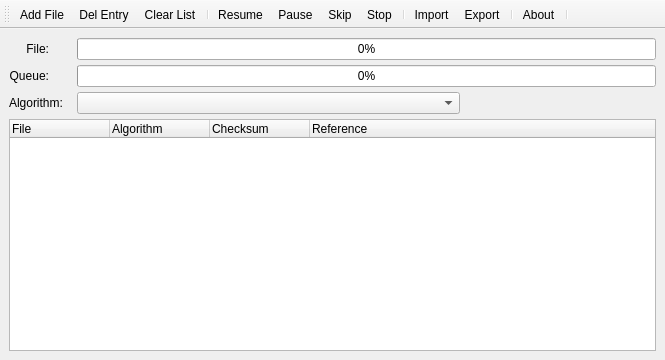
<?xml version="1.0" encoding="UTF-8"?>
<ui version="4.0">
 <class>MainWindow</class>
 <widget class="QMainWindow" name="MainWindow">
  <property name="geometry">
   <rect>
    <x>0</x>
    <y>0</y>
    <width>665</width>
    <height>360</height>
   </rect>
  </property>
  <property name="windowTitle">
   <string>Hash Check</string>
  </property>
  <widget class="QWidget" name="centralwidget">
   <layout class="QHBoxLayout" name="horizontalLayout">
    <item>
     <layout class="QGridLayout" name="gridLayout">
      <property name="horizontalSpacing">
       <number>10</number>
      </property>
      <property name="verticalSpacing">
       <number>5</number>
      </property>
      <item row="2" column="0">
       <widget class="QLabel" name="labelQueue">
        <property name="sizePolicy">
         <sizepolicy hsizetype="Fixed" vsizetype="Preferred">
          <horstretch>0</horstretch>
          <verstretch>0</verstretch>
         </sizepolicy>
        </property>
        <property name="minimumSize">
         <size>
          <width>40</width>
          <height>0</height>
         </size>
        </property>
        <property name="text">
         <string>Queue:</string>
        </property>
        <property name="alignment">
         <set>Qt::AlignRight|Qt::AlignTrailing|Qt::AlignVCenter</set>
        </property>
       </widget>
      </item>
      <item row="0" column="0">
       <widget class="QLabel" name="labelFile">
        <property name="sizePolicy">
         <sizepolicy hsizetype="Fixed" vsizetype="Preferred">
          <horstretch>0</horstretch>
          <verstretch>0</verstretch>
         </sizepolicy>
        </property>
        <property name="minimumSize">
         <size>
          <width>40</width>
          <height>0</height>
         </size>
        </property>
        <property name="text">
         <string>File:</string>
        </property>
        <property name="alignment">
         <set>Qt::AlignRight|Qt::AlignTrailing|Qt::AlignVCenter</set>
        </property>
       </widget>
      </item>
      <item row="3" column="3">
       <spacer name="verticalSpacer">
        <property name="orientation">
         <enum>Qt::Vertical</enum>
        </property>
        <property name="sizeType">
         <enum>QSizePolicy::Fixed</enum>
        </property>
        <property name="sizeHint" stdset="0">
         <size>
          <width>20</width>
          <height>5</height>
         </size>
        </property>
       </spacer>
      </item>
      <item row="2" column="1" colspan="3">
       <widget class="QProgressBar" name="progressBarQueue">
        <property name="minimumSize">
         <size>
          <width>0</width>
          <height>22</height>
         </size>
        </property>
        <property name="value">
         <number>0</number>
        </property>
        <property name="alignment">
         <set>Qt::AlignCenter</set>
        </property>
       </widget>
      </item>
      <item row="0" column="1" colspan="3">
       <widget class="QProgressBar" name="progressBar">
        <property name="minimumSize">
         <size>
          <width>0</width>
          <height>22</height>
         </size>
        </property>
        <property name="value">
         <number>0</number>
        </property>
        <property name="alignment">
         <set>Qt::AlignCenter</set>
        </property>
       </widget>
      </item>
      <item row="3" column="0">
       <widget class="QLabel" name="labelAlgorithm">
        <property name="text">
         <string>Algorithm: </string>
        </property>
       </widget>
      </item>
      <item row="3" column="1" colspan="2">
       <widget class="QComboBox" name="comboBox">
        <property name="minimumSize">
         <size>
          <width>120</width>
          <height>22</height>
         </size>
        </property>
        <property name="layoutDirection">
         <enum>Qt::LeftToRight</enum>
        </property>
       </widget>
      </item>
      <item row="4" column="0" colspan="4">
       <widget class="QTreeWidget" name="treeWidget">
        <property name="selectionMode">
         <enum>QAbstractItemView::ExtendedSelection</enum>
        </property>
        <property name="rootIsDecorated">
         <bool>false</bool>
        </property>
        <property name="itemsExpandable">
         <bool>false</bool>
        </property>
        <property name="expandsOnDoubleClick">
         <bool>false</bool>
        </property>
        <attribute name="headerMinimumSectionSize">
         <number>50</number>
        </attribute>
        <column>
         <property name="text">
          <string>File</string>
         </property>
        </column>
        <column>
         <property name="text">
          <string>Algorithm</string>
         </property>
        </column>
        <column>
         <property name="text">
          <string>Checksum</string>
         </property>
        </column>
        <column>
         <property name="text">
          <string>Reference</string>
         </property>
        </column>
       </widget>
      </item>
     </layout>
    </item>
   </layout>
  </widget>
  <widget class="QToolBar" name="toolBar">
   <property name="windowTitle">
    <string>toolBar</string>
   </property>
   <attribute name="toolBarArea">
    <enum>TopToolBarArea</enum>
   </attribute>
   <attribute name="toolBarBreak">
    <bool>false</bool>
   </attribute>
   <addaction name="actionAdd_File"/>
   <addaction name="actionDel_Entry"/>
   <addaction name="actionClear_List"/>
   <addaction name="separator"/>
   <addaction name="actionResume"/>
   <addaction name="actionPause"/>
   <addaction name="actionSkip"/>
   <addaction name="actionStop"/>
   <addaction name="separator"/>
   <addaction name="actionImport"/>
   <addaction name="actionExport"/>
   <addaction name="separator"/>
   <addaction name="actionAbout"/>
   <addaction name="separator"/>
  </widget>
  <action name="actionImport">
   <property name="icon">
    <iconset resource="hash_check.qrc">
     <normaloff>:/menu/import</normaloff>:/menu/import</iconset>
   </property>
   <property name="text">
    <string>Import</string>
   </property>
   <property name="toolTip">
    <string>Import checksum index file</string>
   </property>
  </action>
  <action name="actionExport">
   <property name="icon">
    <iconset resource="hash_check.qrc">
     <normaloff>:/menu/export</normaloff>:/menu/export</iconset>
   </property>
   <property name="text">
    <string>Export</string>
   </property>
   <property name="toolTip">
    <string>Export checksum index file</string>
   </property>
  </action>
  <action name="actionAdd_File">
   <property name="icon">
    <iconset resource="hash_check.qrc">
     <normaloff>:/menu/add</normaloff>:/menu/add</iconset>
   </property>
   <property name="text">
    <string>Add File</string>
   </property>
   <property name="toolTip">
    <string>Add file to hash checking queue</string>
   </property>
  </action>
  <action name="actionDel_Entry">
   <property name="icon">
    <iconset resource="hash_check.qrc">
     <normaloff>:/menu/del</normaloff>:/menu/del</iconset>
   </property>
   <property name="text">
    <string>Del Entry</string>
   </property>
   <property name="toolTip">
    <string>Delete selected entries from the list</string>
   </property>
  </action>
  <action name="actionResume">
   <property name="icon">
    <iconset resource="hash_check.qrc">
     <normaloff>:/menu/play</normaloff>:/menu/play</iconset>
   </property>
   <property name="text">
    <string>Resume</string>
   </property>
   <property name="toolTip">
    <string>Resume hash scanning</string>
   </property>
  </action>
  <action name="actionPause">
   <property name="icon">
    <iconset resource="hash_check.qrc">
     <normaloff>:/menu/pause</normaloff>:/menu/pause</iconset>
   </property>
   <property name="text">
    <string>Pause</string>
   </property>
   <property name="toolTip">
    <string>Pause hash scanning</string>
   </property>
  </action>
  <action name="actionSkip">
   <property name="icon">
    <iconset resource="hash_check.qrc">
     <normaloff>:/menu/skip</normaloff>:/menu/skip</iconset>
   </property>
   <property name="text">
    <string>Skip</string>
   </property>
   <property name="toolTip">
    <string>Skip current hash scan</string>
   </property>
  </action>
  <action name="actionStop">
   <property name="icon">
    <iconset resource="hash_check.qrc">
     <normaloff>:/menu/stop</normaloff>:/menu/stop</iconset>
   </property>
   <property name="text">
    <string>Stop</string>
   </property>
   <property name="toolTip">
    <string>Stop hash scanning and clear queue</string>
   </property>
  </action>
  <action name="actionClear_List">
   <property name="icon">
    <iconset resource="hash_check.qrc">
     <normaloff>:/menu/clear</normaloff>:/menu/clear</iconset>
   </property>
   <property name="text">
    <string>Clear List</string>
   </property>
   <property name="toolTip">
    <string>Clear the hash result list</string>
   </property>
  </action>
  <action name="actionAbout">
   <property name="icon">
    <iconset resource="hash_check.qrc">
     <normaloff>:/menu/about</normaloff>:/menu/about</iconset>
   </property>
   <property name="text">
    <string>About</string>
   </property>
   <property name="toolTip">
    <string>Open the About dialog</string>
   </property>
  </action>
 </widget>
 <resources>
  <include location="hash_check.qrc"/>
 </resources>
 <connections/>
</ui>
